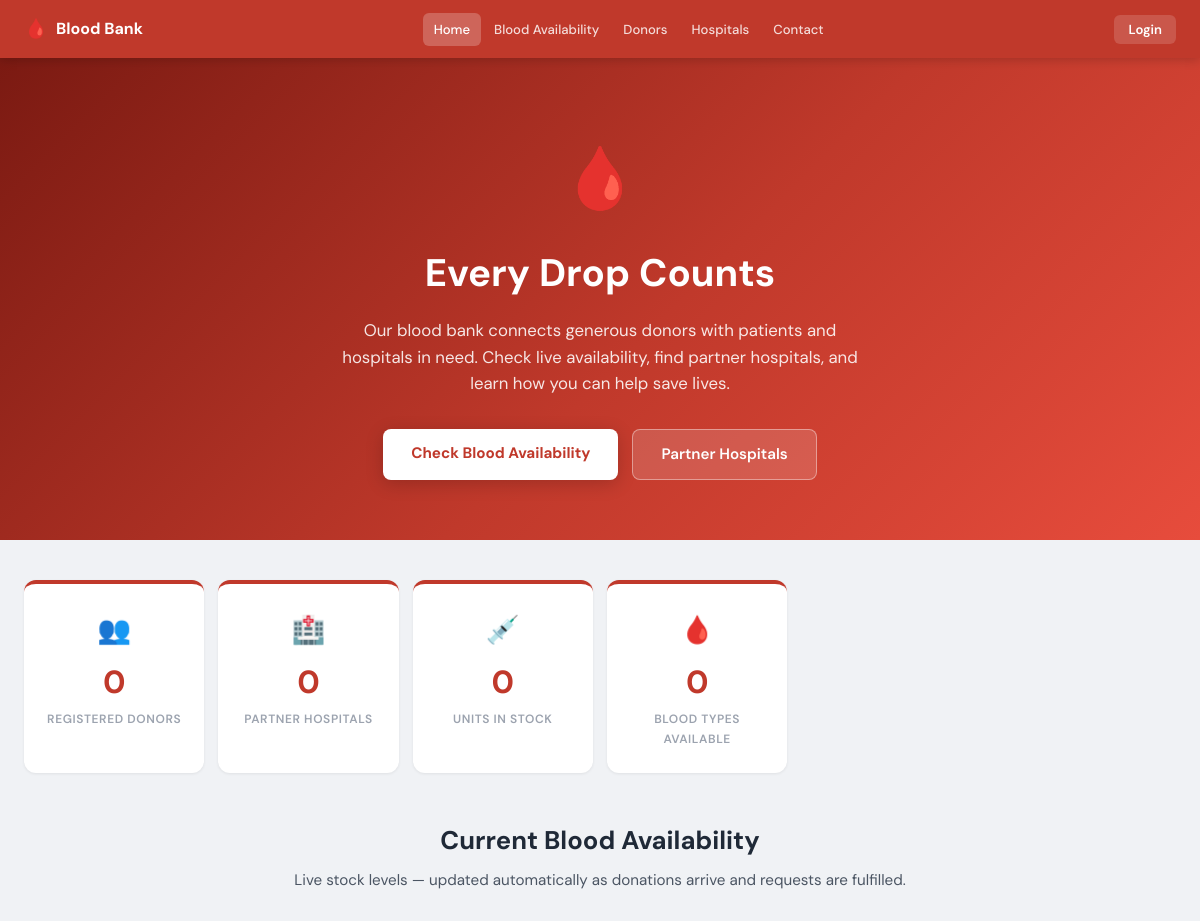
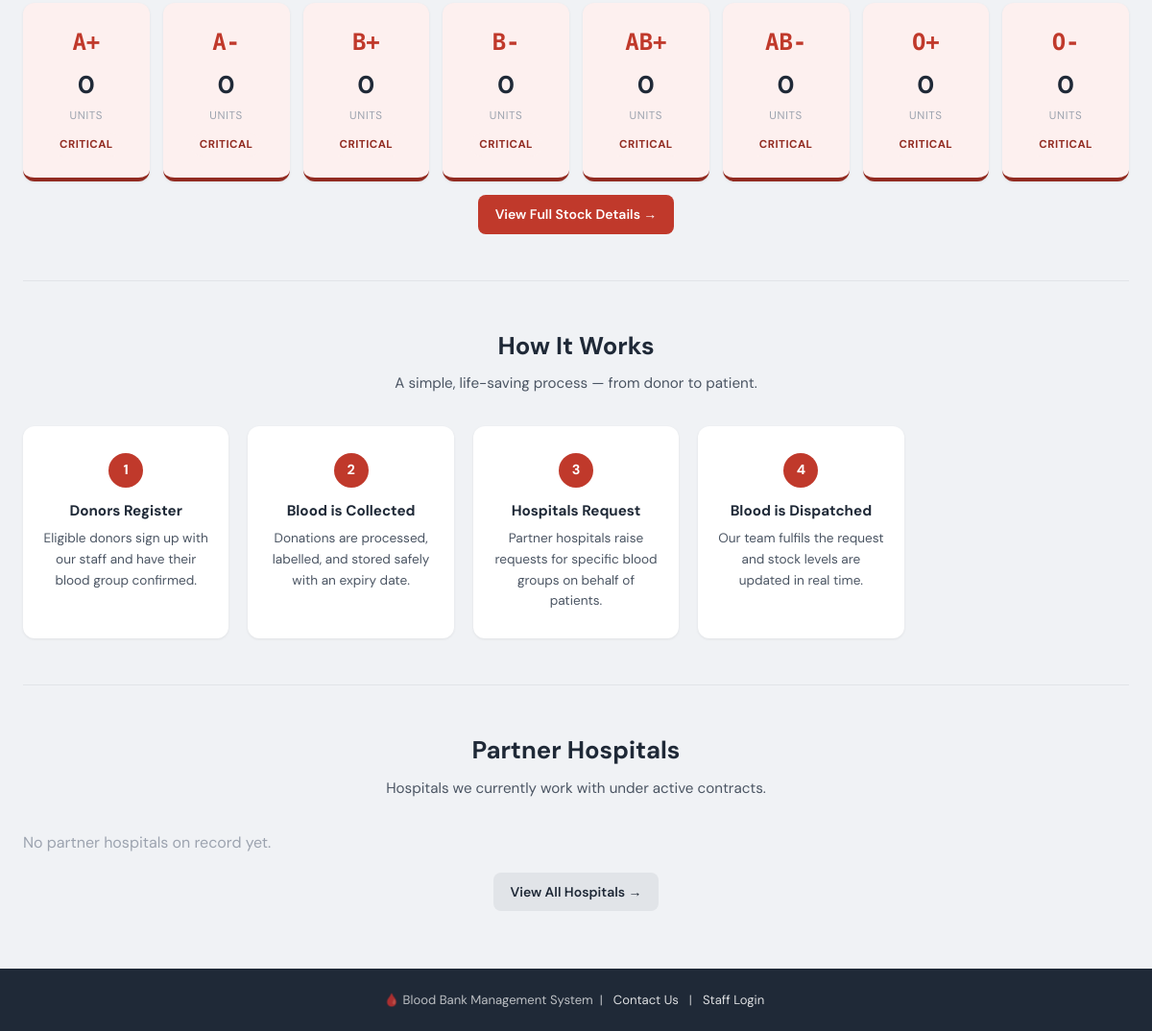
Page /visitor/index.php on the earlier database version (2 pictures, top to bottom).
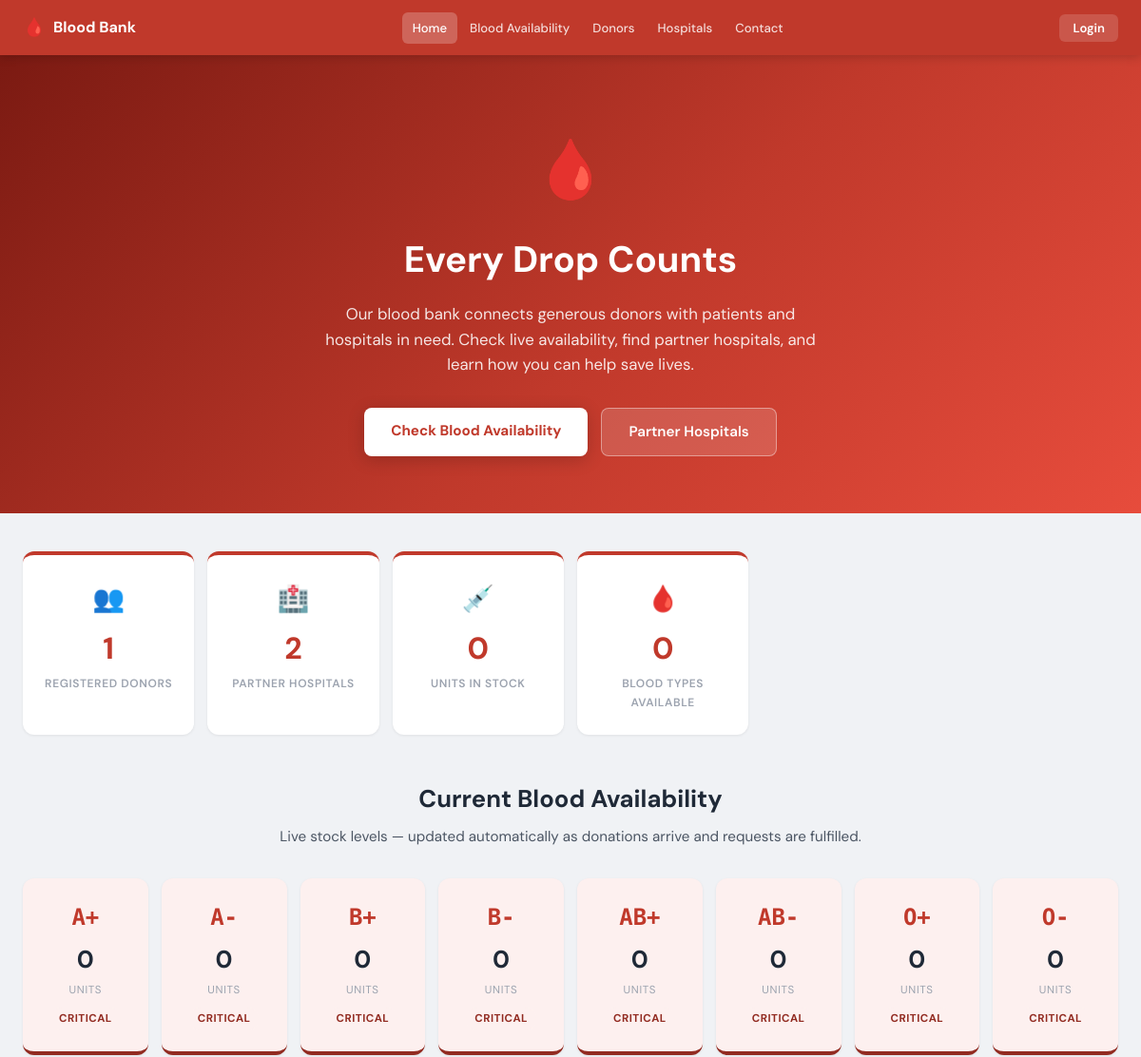
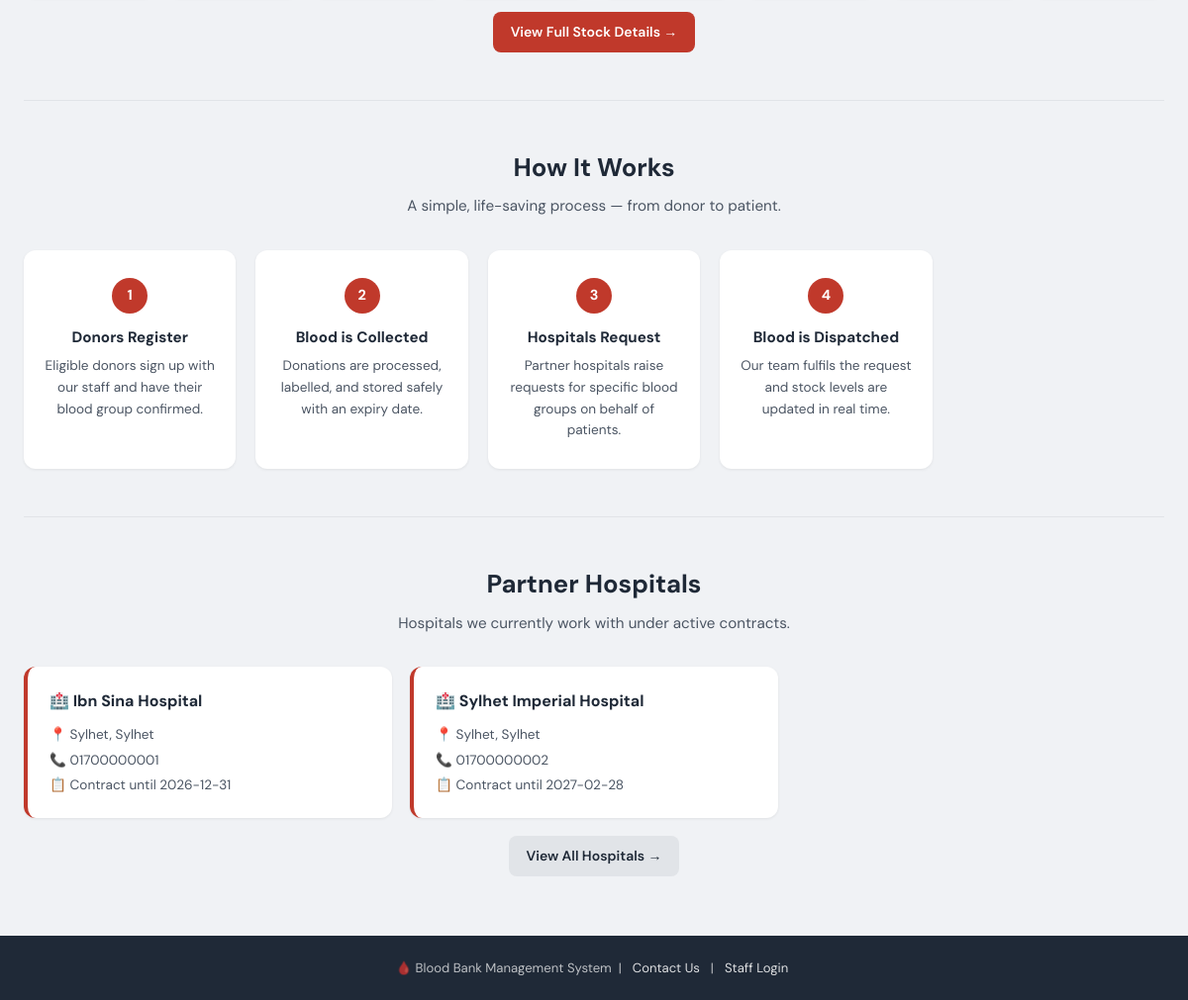
Same page on the later database version (2 pictures, top to bottom).
### tables this page shows
CREATE TABLE `contract` (
  `Contract_ID` INT  NOT NULL AUTO_INCREMENT,
  `Hospital_ID` INT  DEFAULT NULL,
  `Start_Date`  DATE DEFAULT NULL,
  `End_Date`    DATE DEFAULT NULL,
  PRIMARY KEY (`Contract_ID`),
  KEY `fk_con_hospital` (`Hospital_ID`),
  CONSTRAINT `fk_con_hospital` FOREIGN KEY (`Hospital_ID`) REFERENCES `hospital` (`Hospital_ID`) ON DELETE CASCADE
);

CREATE TABLE `hospital` (
  `Hospital_ID` INT          NOT NULL AUTO_INCREMENT,
  `Name`        VARCHAR(150) NOT NULL,
  `Contact`     VARCHAR(25)  DEFAULT NULL,
  `Street`      VARCHAR(255) DEFAULT NULL,
  `City`        VARCHAR(100) DEFAULT NULL,
  `State`       VARCHAR(100) DEFAULT NULL,
  `PIN_Code`    VARCHAR(10)  DEFAULT NULL,
  PRIMARY KEY (`Hospital_ID`)
);

### visitor/index.php (the view, shortened to what the changed rows need)
<?php
require_once 'config.php';
$total_donors    = mysqli_fetch_row(mysqli_query($conn, "SELECT COUNT(*) FROM donor"))[0];
$total_hospitals = mysqli_fetch_row(mysqli_query($conn, "SELECT COUNT(*) FROM hospital"))[0];
$all_groups = ['A+'=>0,'A-'=>0,'B+'=>0,'B-'=>0,'AB+'=>0,'AB-'=>0,'O+'=>0,'O-'=>0];
$hospitals = mysqli_query($conn, "
    SELECT h.*, c.End_Date
    FROM hospital h
    LEFT JOIN contract c ON c.Hospital_ID = h.Hospital_ID AND c.End_Date >= CURDATE()
    ORDER BY h.Name
    LIMIT 6
");
?>
<!DOCTYPE html>
<html lang="en">
<head>
    <link rel="stylesheet" href="style.css">
</head>
<body>
<section class="hero">
    <h1>Every Drop Counts</h1>
</section>
<div class="container">
    <div class="stats-strip">
        <div class="stat-card">
            <div class="stat-icon">👥</div>
            <div class="stat-val"><?php echo $total_donors; ?></div>
            <div class="stat-lbl">Registered Donors</div>
        </div>
        <div class="stat-card">
            <div class="stat-icon">🏥</div>
            <div class="stat-val"><?php echo $total_hospitals; ?></div>
            <div class="stat-lbl">Partner Hospitals</div>
        </div>
    </div>
    <div class="section-header">
        <h2>Current Blood Availability</h2>
    </div>
    <div class="stock-grid">
        <?php foreach ($all_groups as $bg => $avail):
            $cls = $avail === 0 ? 'critical' : ($avail < 5 ? 'warn' : 'ok');
            $lbl = $avail === 0 ? 'Critical' : ($avail < 5 ? 'Low' : 'Available');
        ?>
        <div class="stock-card <?php echo $cls; ?>">
            <div class="stock-group"><?php echo $bg; ?></div>
            <div class="stock-units"><?php echo $avail; ?></div>
            <div class="stock-label">Units</div>
            <span class="stag s-<?php echo $cls; ?>"><?php echo $lbl; ?></span>
        </div>
        <?php endforeach; ?>
    </div>
    <div class="section-header">
        <h2>How It Works</h2>
    </div>
    <div class="section-header">
        <h2>Partner Hospitals</h2>
    </div>
    <div class="cards-grid">
        <?php $n = 0; while ($h = mysqli_fetch_assoc($hospitals)): $n++; ?>
        <div class="info-card">
            <h3>🏥 <?php echo htmlspecialchars($h['Name']); ?></h3>
            <div class="meta">
                <span>📍 <?php echo htmlspecialchars($h['City'] . ', ' . $h['State']); ?></span>
                <span>📞 <?php echo htmlspecialchars($h['Contact']); ?></span>
                <?php if ($h['End_Date']): ?>
                <span>📋 Contract until <?php echo $h['End_Date']; ?></span>
                <?php endif; ?>
            </div>
        </div>
        <?php endwhile; if ($n === 0): ?>
        <p style="color:var(--gray-400);">No partner hospitals on record yet.</p>
        <?php endif; ?>
    </div>
</div>
</body>
</html>

Differences in the rows shown:
added contract: Hospital_ID.Name "Ibn Sina Hospital", Hospital_ID.State "Sylhet, Sylhet", Hospital_ID.Contact "01700000001", End_Date "2026-12-31"
added contract: Hospital_ID.Name "Sylhet Imperial Hospital", Hospital_ID.State "Sylhet, Sylhet", Hospital_ID.Contact "01700000002", End_Date "2027-02-28"
Other differences:
$total_donors: "0" → "1"
$total_hospitals: "0" → "2"
text no longer shown: "No partner hospitals on record yet."
